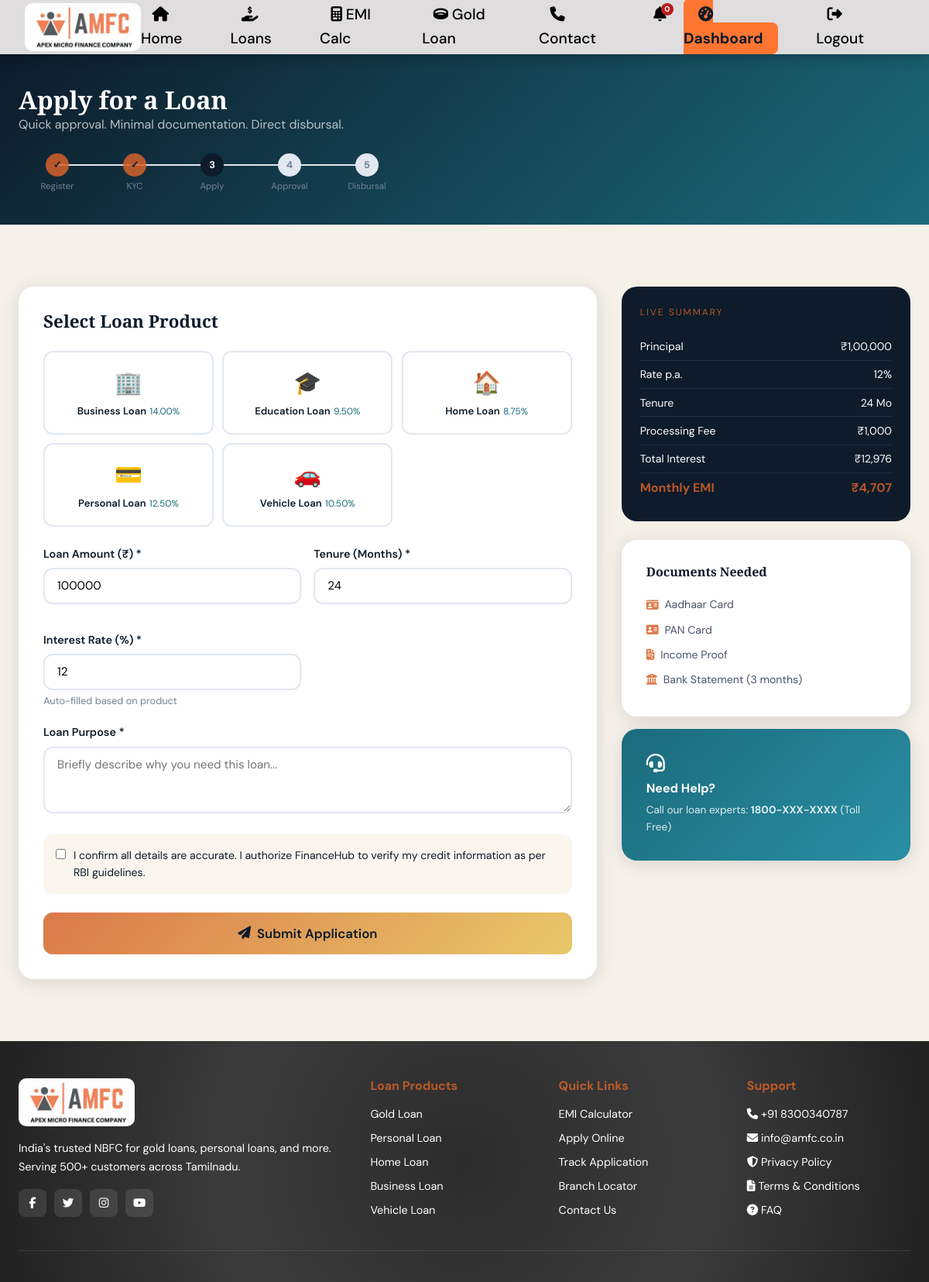
Page /apply/ (signed in) on the committed database.
### finance_app/models.py (models this page shows, shortened)
class LoanProduct(models.Model):
    name                = models.CharField(max_length=200)
    loan_type           = models.CharField(max_length=20, choices=LoanType.choices)
    min_amount          = models.DecimalField(max_digits=12, decimal_places=2)
    max_amount          = models.DecimalField(max_digits=12, decimal_places=2)
    min_tenure_months   = models.IntegerField()
    max_tenure_months   = models.IntegerField()
    base_interest_rate  = models.DecimalField(max_digits=5, decimal_places=2,
                            help_text="Annual interest rate %")
    processing_fee_pct  = models.DecimalField(max_digits=5, decimal_places=2, default=1.0,
                            help_text="Processing fee as % of loan amount")
    prepayment_penalty  = models.DecimalField(max_digits=5, decimal_places=2, default=2.0)
    description         = models.TextField()
    features            = models.JSONField(default=list, help_text='["Feature 1", "Feature 2"]')
    eligibility         = models.TextField()
    documents_required  = models.JSONField(default=list)
    is_active           = models.BooleanField(default=True)
    icon                = models.CharField(max_length=50, default='💰')
    created_at          = models.DateTimeField(auto_now_add=True)
    class Meta:
        ordering = ['loan_type', 'name']

### finance_app/views.py (the view, shortened to what this page needs)
# urls.py: path('apply/',              views.apply_loan,       name='apply_loan'),
@login_required
def apply_loan(request, product_id=None):
    profile = get_object_or_404(CustomerProfile, user=request.user)
    if profile.kyc_status != 'VERIFIED':
        messages.warning(request, "Please complete KYC verification before applying for loans.")
        return redirect('dashboard')
    product = None
    if product_id:
        product = get_object_or_404(LoanProduct, pk=product_id, is_active=True)
    products = LoanProduct.objects.filter(is_active=True)
    return render(request, 'finance_app/apply_loan.html', {
        'form':     None,
        'product':  product,
        'products': products,
    })

### finance_app/templates/finance_app/apply_loan.html (shortened to what this page needs)
{% extends 'finance_app/base.html' %}
{% block content %}
<div class="page-hero" style="background:linear-gradient(135deg,var(--navy),var(--teal));padding:2.5rem 0;">
  <div class="container">
    <h1 style="color:white;font-size:2rem;">Apply for a Loan</h1>
    <p style="color:rgba(255,255,255,0.7);">Quick approval. Minimal documentation. Direct disbursal.</p>
    <div class="step-tracker" style="max-width:500px;margin-top:1.5rem;">
      <div class="st-step done">
        <div class="st-num">✓</div><div class="st-label">Register</div>
      </div>
      <div class="st-step done">
        <div class="st-num">✓</div><div class="st-label">KYC</div>
      </div>
      <div class="st-step active">
        <div class="st-num">3</div><div class="st-label">Apply</div>
      </div>
      <div class="st-step">
        <div class="st-num">4</div><div class="st-label">Approval</div>
      </div>
      <div class="st-step">
        <div class="st-num">5</div><div class="st-label">Disbursal</div>
      </div>
    </div>
  </div>
</div>
<section class="section">
  <div class="container">
    <div class="apply-layout">
      <div>
        <div class="apply-card">
          <h3 style="margin-bottom:1.5rem;color:var(--navy);">Select Loan Product</h3>
          <form method="post" id="applyForm">
            <div class="product-selector">
              {% for p in products %}
              <label class="prod-choice {% if product and product.pk == p.pk %}selected{% endif %}" onclick="updateSummary({{ p.base_interest_rate }}, {{ p.min_amount }}, {{ p.max_amount }}, {{ p.min_tenure_months }}, {{ p.max_tenure_months }})">
                <span class="icon">{{ p.icon }}</span>
                <span class="name">{{ p.name|truncatechars:18 }}</span>
                <span class="rate">{{ p.base_interest_rate }}%</span>
              </label>
              {% endfor %}
            </div>
            <div style="display:grid;grid-template-columns:1fr 1fr;gap:1rem;">
              <div class="form-group">
                <label class="form-label">Loan Amount (₹) *</label>
                <input type="number" name="requested_amount" class="form-control" required min="10000" step="1000" oninput="calcLiveSummary()" id="applyAmount" value="{{ request.POST.requested_amount|default:'100000' }}">
              </div>
              <div class="form-group">
                <label class="form-label">Tenure (Months) *</label>
                <input type="number" name="tenure_months" class="form-control" required min="3" max="240" oninput="calcLiveSummary()" id="applyTenure" value="{{ request.POST.tenure_months|default:'24' }}">
              </div>
              <div class="form-group">
                <label class="form-label">Interest Rate (%) *</label>
                <input type="number" name="interest_rate" class="form-control" step="0.01" required id="applyRate" value="{{ product.base_interest_rate|default:'12' }}">
                <div class="form-hint">Auto-filled based on product</div>
              </div>
            </div>
            <div class="form-group">
              <label class="form-label">Loan Purpose *</label>
              <textarea name="loan_purpose" class="form-control" rows="3" required placeholder="Briefly describe why you need this loan..."></textarea>
            </div>
            <div style="background:rgba(201,168,76,0.1);border-radius:var(--radius);padding:1rem;margin-bottom:1.5rem;">
              <label style="display:flex;gap:10px;align-items:flex-start;cursor:pointer;">
                <input type="checkbox" required style="margin-top:3px;accent-color:var(--gold);">
                <span style="font-size:0.88rem;">I confirm all details are accurate. I authorize FinanceHub to verify my credit information as per RBI guidelines.</span>
              </label>
            </div>
            <button type="submit" class="btn btn-primary btn-lg" style="width:100%;justify-content:center;">
              <i class="fas fa-paper-plane"></i> Submit Application
            </button>
          </form>
        </div>
      </div>
      <div>
        <div class="loan-summary-box">
          <div style="color:var(--gold);font-size:0.75rem;text-transform:uppercase;letter-spacing:2px;margin-bottom:1rem;">Live Summary</div>
          <div class="ls-row"><span>Principal</span><span id="ls-principal">₹1,00,000</span></div>
          <div class="ls-row"><span>Rate p.a.</span><span id="ls-rate">12%</span></div>
          <div class="ls-row"><span>Tenure</span><span id="ls-tenure">24 Mo</span></div>
          <div class="ls-row"><span>Processing Fee</span><span id="ls-fee">₹1,000</span></div>
          <div class="ls-row"><span>Total Interest</span><span id="ls-interest">₹13,448</span></div>
          <div class="ls-row"><span>Monthly EMI</span><span id="ls-emi">₹4,727</span></div>
        </div>
        <div class="apply-card">
          <h4 style="margin-bottom:1rem;">Documents Needed</h4>
          {% if product %}
          {% for doc in product.documents_required %}
          <div style="display:flex;align-items:center;gap:8px;padding:0.4rem 0;font-size:0.88rem;">
            <i class="fas fa-check-circle" style="color:var(--gold);"></i> {{ doc }}
          </div>
          {% endfor %}
          {% else %}
          <div style="font-size:0.88rem;color:var(--text-mid);">
            <div style="display:flex;align-items:center;gap:8px;padding:0.3rem 0;"><i class="fas fa-id-card" style="color:var(--gold);"></i> Aadhaar Card</div>
            <div style="display:flex;align-items:center;gap:8px;padding:0.3rem 0;"><i class="fas fa-address-card" style="color:var(--gold);"></i> PAN Card</div>
            <div style="display:flex;align-items:center;gap:8px;padding:0.3rem 0;"><i class="fas fa-file-invoice" style="color:var(--gold);"></i> Income Proof</div>
            <div style="display:flex;align-items:center;gap:8px;padding:0.3rem 0;"><i class="fas fa-university" style="color:var(--gold);"></i> Bank Statement (3 months)</div>
          </div>
          {% endif %}
        </div>
        <div class="apply-card mt-2" style="margin-top:1rem;background:linear-gradient(135deg,var(--teal),var(--teal-light));color:white;">
          <i class="fas fa-headset" style="font-size:1.5rem;margin-bottom:0.5rem;display:block;"></i>
          <strong>Need Help?</strong>
          <p style="font-size:0.85rem;margin-top:0.3rem;opacity:0.85;">Call our loan experts: <strong>1800-XXX-XXXX</strong> (Toll Free)</p>
        </div>
      </div>
    </div>
  </div>
</section>
{% endblock %}

### finance_app/templates/finance_app/base.html (style rules this page uses)
:root { --navy: #0D1B2A; --navy-light: #393939; --gold: #d46128d8; --gold-light: #e8c86a; --teal: #1B6B7B; --teal-light: #2a8fa5; --cream: #F5F0E8; --cream-dark: #ece4d4; --white: #ffffff; --success: #2d7a4f; --danger: #b91c1c; --text-dark: #0D1B2A; --text-mid: #4a5568; --text-light: #718096; --shadow: 0 4px 24px rgba(13,27,42,0.12); --shadow-lg: 0 12px 48px rgba(13,27,42,0.2); --radius: 12px; --radius-lg: 20px; --transition: 0.3s cubic-bezier(0.4, 0, 0.2, 1); }
*, *::before, *::after { box-sizing: border-box; margin: 0; padding: 0; }
html { scroll-behavior: smooth; }
body { font-family: 'DM Sans', sans-serif; background: var(--cream); color: var(--text-dark); line-height: 1.6; overflow-x: hidden; }
h1,h2,h3,h4 { font-family: 'Playfair Display', serif; line-height: 1.2; }
h1 { font-size: clamp(2.2rem, 5vw, 3.5rem); font-weight: 900; }
h3 { font-size: 1.4rem; font-weight: 700; }
.btn { display: inline-flex; align-items: center; gap: 8px; padding: 0.7rem 1.5rem; border: none; border-radius: var(--radius); font-family: 'DM Sans', sans-serif; font-weight: 600; font-size: 0.95rem; cursor: pointer; text-decoration: none; transition: var(--transition); }
.btn-primary { background: linear-gradient(135deg, var(--gold), var(--gold-light)); color: var(--navy); }
.btn-lg { padding: 1rem 2rem; font-size: 1.05rem; }
.form-group { margin-bottom: 1.2rem; }
.form-label { display: block; font-weight: 600; font-size: 0.9rem; margin-bottom: 0.4rem; color: var(--text-dark); }
.form-control { width: 100%; padding: 0.7rem 1rem; border: 2px solid #e2e8f0; border-radius: var(--radius); font-family: 'DM Sans', sans-serif; font-size: 0.95rem; transition: var(--transition); background: var(--white); }
.form-hint { font-size: 0.8rem; color: var(--text-light); margin-top: 4px; }
.section { padding: 5rem 0; }
.container { max-width: 1200px; margin: 0 auto; padding: 0 1.5rem; }
.mt-2 { margin-top: 1rem; }

### finance_app/templates/finance_app/apply_loan.html (style rules this page uses)
.apply-layout { display: grid; grid-template-columns: 2fr 1fr; gap: 2rem; }
.apply-card { background: white; border-radius: var(--radius-lg); box-shadow: var(--shadow); padding: 2rem; }
.product-selector { display: grid; grid-template-columns: repeat(3,1fr); gap: 0.7rem; margin-bottom: 1.5rem; }
.prod-choice { border: 2px solid #e2e8f0; border-radius: var(--radius); padding: 1rem; text-align: center; cursor: pointer; transition: var(--transition); }
.prod-choice .icon { font-size: 1.8rem; display: block; }
.prod-choice .name { font-size: 0.82rem; font-weight: 600; color: var(--navy); margin-top: 4px; }
.prod-choice .rate { font-size: 0.75rem; color: var(--teal); }
.loan-summary-box { background: var(--navy); border-radius: var(--radius-lg); padding: 1.5rem; color: white; margin-bottom: 1.5rem; }
.ls-row { display: flex; justify-content: space-between; padding: 0.4rem 0; border-bottom: 1px solid rgba(255,255,255,0.08); font-size:0.88rem; }
.ls-row:last-child { border: none; font-size: 1rem; font-weight: 700; color: var(--gold); }
.step-tracker { display: flex; gap: 0; }
.st-step { flex: 1; text-align: center; position: relative; }
.st-step::after { content:''; position:absolute; top:14px; left:50%; right:-50%; height:2px; background:#e2e8f0; z-index:0; }
.st-step:last-child::after { display:none; }
.st-num { width: 30px; height: 30px; border-radius: 50%; background: #e2e8f0; color: var(--text-light); font-size: 0.8rem; font-weight: 700; display: flex; align-items: center; justify-content: center; margin: 0 auto 4px; position: relative; z-index: 1; }
.st-step.done .st-num { background: var(--gold); color: var(--navy); }
.st-step.active .st-num { background: var(--navy); color: white; }
.st-label { font-size: 0.72rem; color: var(--text-light); }

### rows in the picture
LoanProduct: icon "🏢", name "Business Loan", base_interest_rate "14.00"
LoanProduct: icon "🎓", name "Education Loan", base_interest_rate "9.50"
LoanProduct: icon "🏠", name "Home Loan", base_interest_rate "8.75"
LoanProduct: icon "💳", name "Personal Loan", base_interest_rate "12.50"
LoanProduct: icon "🚗", name "Vehicle Loan", base_interest_rate "10.50"
